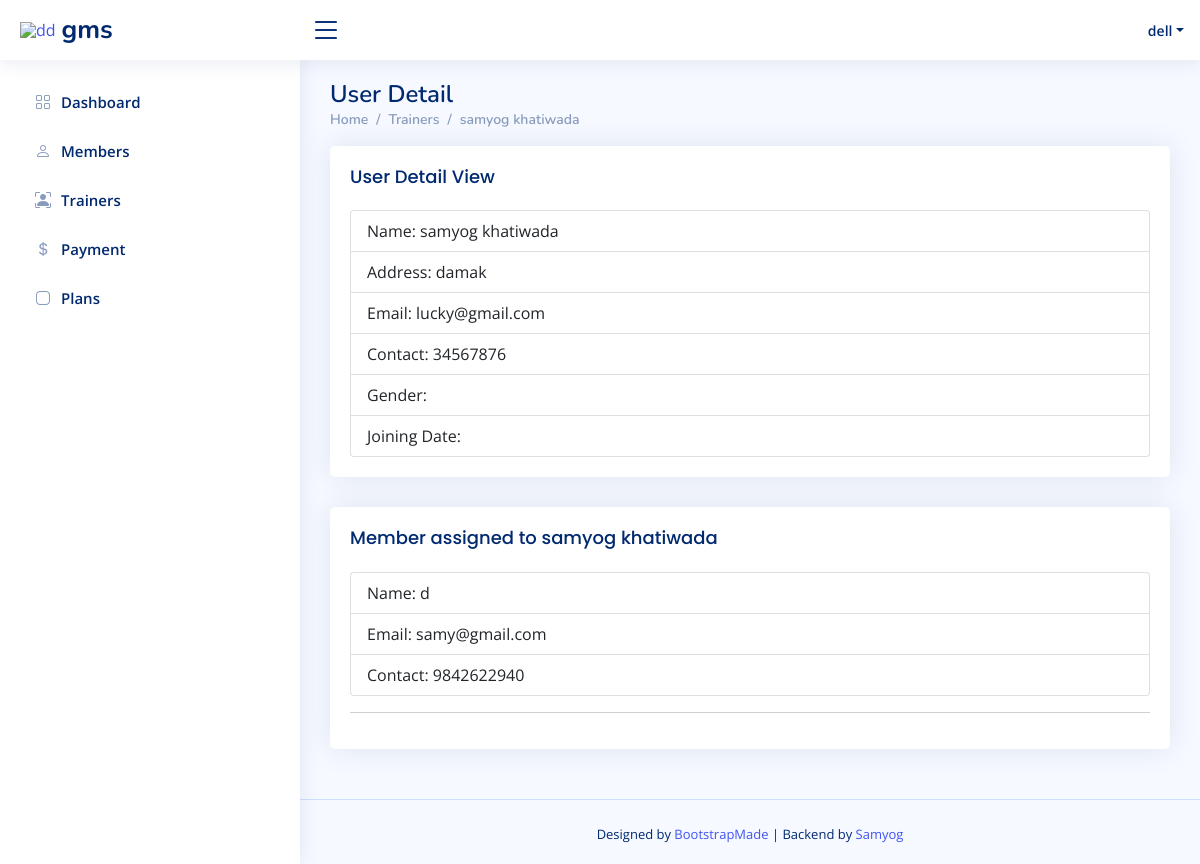
/trainer/2 (signed in), run on the app's committed database.
### main/models.py (models this page shows, shortened)
class Trainer(models.Model):
    fullName = models.CharField(max_length=100)
    address = models.CharField(max_length=100)
    contact = models.CharField(max_length=10)
    email = models.EmailField()
    description = models.TextField()

class Member(models.Model):
    fullName = models.CharField(max_length=100)
    address = models.CharField(max_length=100)
    contact = models.CharField(max_length=10)
    email = models.EmailField()
    joining_date = models.DateField(default=timezone.now)
    trainer = models.ForeignKey('Trainer',  on_delete=models.CASCADE, blank=True)
    photo = models.ImageField(upload_to='member/')
    plan = models.ForeignKey('Plan', on_delete=models.CASCADE)
    GENDER = (
        ('Male', 'male'),
        ('Female', 'female'),
        ('Others', 'others'),
    )
    gender = models.CharField(
        max_length=10,
        choices= GENDER,
        blank=True,
    )
    description = models.TextField()

### main/views.py (the view)
# urls.py: path('trainer/<pk>', TrainerDetail.as_view(), name='trainerdetail'), #trainer detail url
class TrainerDetail(LoginRequiredMixin, DetailView):
    model = Trainer
    def get_context_data(self, **kwargs):
        context = super().get_context_data(**kwargs)
        instance = self.get_object()
        context['members'] = instance.member_set.all()
        return context
    context_object_name= 'trainer'

### templates/main/trainer_detail.html (shortened to what this page needs)
{% extends 'base/admin_base.html' %}
{% block content %}
<div class="pagetitle">
  <h1>User Detail</h1>
  <nav>
    <ol class="breadcrumb">
      <li class="breadcrumb-item"><a href="{% url 'index' %}">Home</a></li>
      <li class="breadcrumb-item"><a href="{% url 'trainerlist' %}">Trainers</a></li>
      <li class="breadcrumb-item">{{ trainer.fullName }}</li>
    </ol>
  </nav>
</div>
<div class="card">
  <div class="card-body">
    <h5 class="card-title">User Detail View</h5>
    <ul class="list-group">
      <li class="list-group-item">Name: {{ trainer.fullName  }}</li>
      <li class="list-group-item">Address: {{ trainer.address }}</li>
      <li class="list-group-item">Email: {{ trainer.email }}</li>
      <li class="list-group-item">Contact: {{ trainer.contact }}</li>
      <li class="list-group-item">Gender: {{ trainer.gender }}</li>
      <li class="list-group-item">Joining Date: {{ trainer.joining_date }}</li>
    </ul>
  </div>
</div>
<div class="card">
  <div class="card-body">
    <h5 class="card-title">Member assigned to {{ trainer.fullName }}</h5>
    {% for member in members %}
    <ul class="list-group">
    <li class="list-group-item">Name: {{ member.fullName }}</li>
    <li class="list-group-item">Email: {{ member.email }}</li>
    <li class="list-group-item">Contact: {{ member.contact }}</li>
  </ul>
  <hr>
  {% empty %}
  No Payment Yet
  {% endfor %}
  </div>
</div>
{% endblock content %}

### templates/base/admin_base.html (shortened to what this page needs)
<!DOCTYPE html>
<html lang="en">
<head>
  {% load static %}
  <link href="{% static 'main/assets/vendor/bootstrap/css/bootstrap.min.css' %} " rel="stylesheet">
  <link href="{% static 'main/assets/vendor/bootstrap-icons/bootstrap-icons.css' %} " rel="stylesheet">
  <link href="{% static 'main/assets/vendor/simple-datatables/style.css' %} " rel="stylesheet">
  <link href=" {% static 'main/assets/css/style.css' %} " rel="stylesheet">
</head>
<body>
  <header id="header" class="header fixed-top d-flex align-items-center">
    <div class="d-flex align-items-center justify-content-between">
      <a href="{% url 'index' %}" class="logo d-flex align-items-center">
        <img src="https://bootstrapmade.com/demo/templates/NiceAdmin/assets/img/logo.png" alt="dd">
        <span class="d-none d-lg-block"> gms</span>
      </a>
      <i class="bi bi-list toggle-sidebar-btn"></i>
    </div>
    <nav class="header-nav ms-auto">
      <ul class="d-flex align-items-center">
        <li class="nav-item dropdown pe-3">
          <a class="nav-link nav-profile d-flex align-items-center pe-0" href="#" data-bs-toggle="dropdown">
            <span class="d-none d-md-block dropdown-toggle ps-2">{{ request.user }}</span>
          </a>
        </li>
      </ul>
    </nav>
  </header>
  <aside id="sidebar" class="sidebar">
    <ul class="sidebar-nav" id="sidebar-nav">
      <li class="nav-item">
        <a class="nav-link {% block dashboard %}collapsed{% endblock dashboard %}" href="{% url 'index' %}">
          <i class="bi bi-grid"></i>
          <span>Dashboard</span>
        </a>
      </li>
      <li class="nav-item">
        <a class="nav-link {% block members %}collapsed{% endblock members %}" href="{% url 'memberlist' %}">
          <i class="bi bi-person"></i>
          <span>Members</span>
        </a>
      </li>
      <li class="nav-item">
        <a class="nav-link {% block trainers %}collapsed{% endblock trainers %}" href="{% url 'trainerlist' %}">
          <i class="bi bi-person-bounding-box"></i>
          <span>Trainers</span>
        </a>
      </li>
      <li class="nav-item">
        <a class="nav-link {% block payment %}collapsed{% endblock payment %}" href="{% url 'payments' %}">
          <i class="bi bi-currency-dollar"></i>
                    <span>Payment</span>
        </a>
      </li>
      <li class="nav-item">
        <a class="nav-link {% block plan %}collapsed{% endblock plan %}" href="{% url 'plans' %}">
          <i class="bi bi-app"></i>                    <span>Plans</span>
        </a>
      </li>
    </ul>
  </aside>
  <main id="main" class="main">
{% block content %}{% endblock content %}
  </main>
  <footer id="footer" class="footer">
    <div class="credits">
      Designed by <a href="https://bootstrapmade.com/" target="_blank">BootstrapMade</a> | Backend by <a href="https://samyogk.com.np/"  target="_blank">Samyog</a>
    </div>
  </footer>
</body>
</html>

### static/main/assets/css/style.css (style rules this page uses)
:root { scroll-behavior: smooth; }
body { font-family: "Open Sans", sans-serif; background: #f6f9ff; color: #444444; }
a { color: #4154f1; text-decoration: none; }
h1, h2, h3, h4, h5, h6 { font-family: "Nunito", sans-serif; }
#main { margin-top: 60px; padding: 20px 30px; transition: all 0.3s; }
.pagetitle { margin-bottom: 10px; }
.pagetitle h1 { font-size: 24px; margin-bottom: 0; font-weight: 600; color: #012970; }
.card { margin-bottom: 30px; border: none; border-radius: 5px; box-shadow: 0px 0 30px rgba(1, 41, 112, 0.1); }
.card-title { padding: 20px 0 15px 0; font-size: 18px; font-weight: 500; color: #012970; font-family: "Poppins", sans-serif; }
.card-body { padding: 0 20px 20px 20px; }
.breadcrumb { font-size: 14px; font-family: "Nunito", sans-serif; color: #899bbd; font-weight: 600; }
.breadcrumb a { color: #899bbd; transition: 0.3s; }
.breadcrumb .breadcrumb-item::before { color: #899bbd; }
.logo { line-height: 1; }
@media (min-width: 1200px) { .logo { width: 280px; } }
.logo img { max-height: 26px; margin-right: 6px; }
.logo span { font-size: 26px; font-weight: 700; color: #012970; font-family: "Nunito", sans-serif; }
.header { transition: all 0.5s; z-index: 997; height: 60px; box-shadow: 0px 2px 20px rgba(1, 41, 112, 0.1); background-color: #fff; padding-left: 20px; }
.header .toggle-sidebar-btn { font-size: 32px; padding-left: 10px; cursor: pointer; color: #012970; }
.header-nav ul { list-style: none; }
.header-nav > ul { margin: 0; padding: 0; }
.header-nav .nav-profile { color: #012970; }
.header-nav .nav-profile span { font-size: 14px; font-weight: 600; }
.sidebar { position: fixed; top: 60px; left: 0; bottom: 0; width: 300px; z-index: 996; transition: all 0.3s; padding: 20px; overflow-y: auto; scrollbar-width: thin; scrollbar-color: #aab7cf transparent; box-shadow: 0px 0px 20px rgba(1, 41, 112, 0.1); background-color: #fff; }
@media (min-width: 1200px) { #main, #footer { margin-left: 300px; } }
.sidebar-nav { padding: 0; margin: 0; list-style: none; }
.sidebar-nav li { padding: 0; margin: 0; list-style: none; }
.sidebar-nav .nav-item { margin-bottom: 5px; }
.sidebar-nav .nav-link { display: flex; align-items: center; font-size: 15px; font-weight: 600; color: #4154f1; transition: 0.3; background: #f6f9ff; padding: 10px 15px; border-radius: 4px; }
.sidebar-nav .nav-link i { font-size: 16px; margin-right: 10px; color: #4154f1; }
.sidebar-nav .nav-link.collapsed { color: #012970; background: #fff; }
.sidebar-nav .nav-link.collapsed i { color: #899bbd; }
.footer { padding: 20px 0; font-size: 14px; transition: all 0.3s; border-top: 1px solid #cddfff; }
.footer .credits { padding-top: 5px; text-align: center; font-size: 13px; color: #012970; }

### data on the page
Trainer: fullName "samyog khatiwada", address "damak", email "lucky@gmail.com", contact "34567876"
Member: fullName "d", email "samy@gmail.com", contact "9842622940"

### other printed values
{{ request.user }} "dell"
